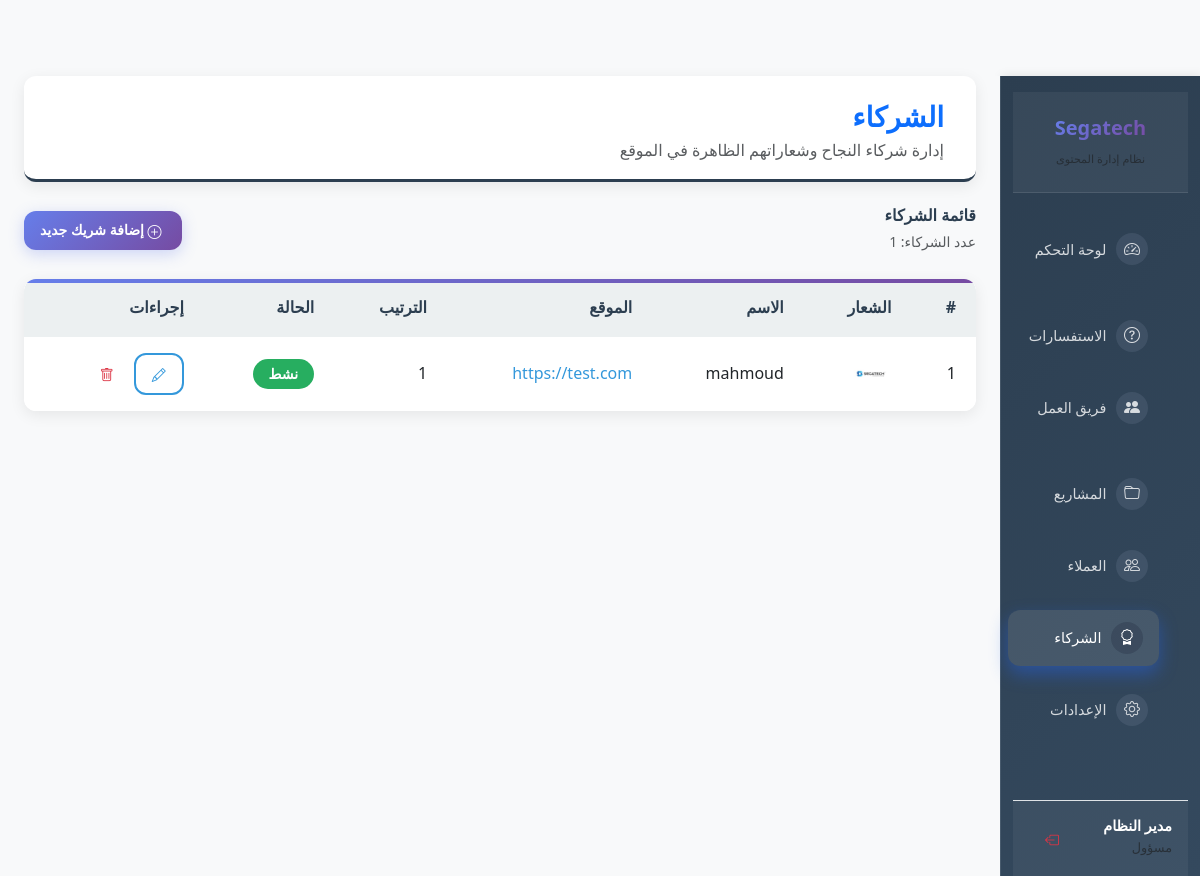
The app's page /admin/partners (signed in) with its own data.
### backend/app.py (models this page shows)
class SiteSettings(db.Model):
    id = db.Column(db.Integer, primary_key=True)
    company_name = db.Column(db.String(200), default='Segatech')
    official_email = db.Column(db.String(200), default='ceo@segatech.site')
    admin_code = db.Column(db.String(100), default='1234')
    phone_number = db.Column(db.String(50), default='+963 968 000 580')
    whatsapp_number = db.Column(db.String(50), default='+963968000580')
    address = db.Column(db.String(200), default='سوريا - دمشق')
    facebook = db.Column(db.String(300))
    instagram = db.Column(db.String(300))
    linkedin = db.Column(db.String(300))
    github = db.Column(db.String(300))

class Partner(db.Model):
    id = db.Column(db.Integer, primary_key=True)
    name = db.Column(db.String(150), nullable=False)       # اسم الشريك
    logo_url = db.Column(db.String(300), nullable=False)   # مسار الشعار داخل static
    website = db.Column(db.String(300))                    # موقع الشريك (اختياري)
    is_active = db.Column(db.Boolean, default=True)        # يظهر في الموقع أو لا
    sort_order = db.Column(db.Integer, default=0)          # ترتيب العرض
    created_at = db.Column(db.DateTime, default=datetime.utcnow)

### backend/app.py (the view)
@app.route('/admin/partners')
def admin_partners():
    if not session.get('is_admin'):
        return redirect(url_for('admin_login', next=request.path))
    partners = Partner.query.order_by(Partner.sort_order.asc(),
                                      Partner.created_at.asc()).all()
    return render_template('admin_partners.html', partners=partners)

### backend/app.py (called while the page is built, shortened)
def get_site_settings():
    settings = SiteSettings.query.first()
    return settings

@app.context_processor
def inject_settings():
    settings = get_site_settings()
    return dict(site_settings=settings)

@app.before_request
def create_tables():
    db.create_all()

@app.before_request
def log_visit():
    if request.path.startswith('/static'):
        return
    if request.path.startswith('/admin'):
        return

### backend/templates/admin_partners.html (shortened to what this page needs)
{% extends "admin_layout.html" %}
{% block page_title %}الشركاء{% endblock %}
{% block page_subtitle %}إدارة شركاء النجاح وشعاراتهم الظاهرة في الموقع{% endblock %}
{% block content %}
<div class="d-flex justify-content-between align-items-center mb-4">
    <div>
        <h6 class="mb-1 fw-bold">قائمة الشركاء</h6>
        <small class="text-muted">عدد الشركاء: {{ partners|length }}</small>
    </div>
    <a href="{{ url_for('admin_partner_new') }}" class="btn btn-primary btn-sm">
        <i class="bi bi-plus-circle me-1"></i> إضافة شريك جديد
    </a>
</div>
<div class="card dashboard-card">
    <div class="card-body p-0">
        <div class="table-responsive">
            <table class="table table-hover table-borderless mb-0">
                <thead class="table-light">
                    <tr>
                        <th>#</th>
                        <th>الشعار</th>
                        <th>الاسم</th>
                        <th>الموقع</th>
                        <th>الترتيب</th>
                        <th>الحالة</th>
                        <th>إجراءات</th>
                    </tr>
                </thead>
                <tbody>
                    {% if partners %}
                    {% for partner in partners %}
                    <tr>
                        <td>{{ partner.id }}</td>
                        <td>
                            {% if partner.logo_url %}
                            {% set logo_path = partner.logo_url|replace('\\', '/') %}
                            {% if 'http://' in logo_path or 'https://' in logo_path %}
                            <img src="{{ logo_path }}" alt="{{ partner.name }}" style="height:40px;">
                            {% else %}
                            <img src="{{ url_for('static', filename=logo_path) }}" alt="{{ partner.name }}"
                                style="height:40px;">
                            {% endif %}
                            {% else %}
                            <span class="text-muted">لا يوجد</span>
                            {% endif %}
                        </td>
                        <td>{{ partner.name }}</td>
                        <td>
                            {% if partner.website %}
                            <a href="{{ partner.website }}" target="_blank" rel="noopener">
                                {{ partner.website }}
                            </a>
                            {% else %}
                            <span class="text-muted">لا يوجد</span>
                            {% endif %}
                        </td>
                        <td>{{ partner.sort_order }}</td>
                        <td>
                            {% if partner.is_active %}
                            <span class="badge bg-success">نشط</span>
                            {% else %}
                            <span class="badge bg-secondary">مخفي</span>
                            {% endif %}
                        </td>
                        <td>
                            <a href="{{ url_for('admin_partner_edit', partner_id=partner.id) }}"
                                class="btn btn-sm btn-outline-primary">
                                <i class="bi bi-pencil"></i>
                            </a>
                            <form method="POST" action="{{ url_for('admin_partner_delete', partner_id=partner.id) }}"
                                style="display:inline-block;"
                                onsubmit="return confirm('هل أنت متأكد من حذف هذا الشريك؟');">
                                <button type="submit" class="btn btn-sm btn-outline-danger">
                                    <i class="bi bi-trash"></i>
                                </button>
                            </form>
                        </td>
                    </tr>
                    {% endfor %}
                    {% else %}
                    <tr>
                        <td colspan="7" class="text-center text-muted py-4">
                            لا يوجد شركاء حتى الآن، يمكنك إضافة شريك جديد من الزر في الأعلى.
                        </td>
                    </tr>
                    {% endif %}
                </tbody>
            </table>
        </div>
    </div>
</div>
{% endblock %}

### backend/templates/partials/sidebar_admin.html
<nav class="col-md-3 col-lg-2 d-md-block sidebar">
    <div class="position-sticky pt-3 d-flex flex-column h-100">
        <div class="sidebar-header p-4 border-bottom">
            <div class="d-flex align-items-center justify-content-center">
                <h5 class="mb-0 text-gradient fw-bold">{{ site_settings.company_name }}</h5>
            </div>
            <div class="sidebar-subtitle text-center mt-2">
                <small class="text-muted">نظام إدارة المحتوى</small>
            </div>
        </div>
        <ul class="nav flex-column mt-4 sidebar-menu">
            <li class="nav-item mb-2">
                <a class="nav-link sidebar-link {% if request.endpoint == 'admin_dashboard_page' %}active{% endif %}"
                    href="{{ url_for('admin_dashboard_page') }}">
                    <span class="icon-wrapper">
                        <i class="bi bi-speedometer2"></i>
                    </span>
                    <span class="link-text">لوحة التحكم</span>
                </a>
            </li>
            <li class="nav-item mb-2">
                <a class="nav-link sidebar-link {% if request.endpoint == 'admin_inquiries' %}active{% endif %}"
                    href="{{ url_for('admin_inquiries') }}">
                    <span class="icon-wrapper">
                        <i class="bi bi-question-circle"></i>
                    </span>
                    <span class="link-text">الاستفسارات</span>
                </a>
            </li>
            <li class="nav-item mb-2">
                <a class="nav-link sidebar-link {% if request.endpoint in ['admin_team', 'admin_team_new', 'admin_team_edit'] %}active{% endif %}"
                    href="{{ url_for('admin_team') }}">
                    <span class="icon-wrapper">
                        <i class="bi bi-people-fill"></i>
                    </span>
                    <span class="link-text">فريق العمل</span>
                </a>
            </li>
            <li class="nav-item mb-2">
                <a class="nav-link sidebar-link {% if request.endpoint in ['admin_projects', 'admin_project_new', 'admin_project_edit'] %}active{% endif %}"
                    href="{{ url_for('admin_projects') }}">
                    <span class="icon-wrapper">
                        <i class="bi bi-folder"></i>
                    </span>
                    <span class="link-text">المشاريع</span>
                </a>
            </li>
            <li class="nav-item mb-2">
                <a class="nav-link sidebar-link {% if request.endpoint in ['admin_clients', 'admin_client_new', 'admin_client_edit'] %}active{% endif %}"
                    href="{{ url_for('admin_clients') }}">
                    <span class="icon-wrapper">
                        <i class="bi bi-people"></i>
                    </span>
                    <span class="link-text">العملاء</span>
                </a>
            </li>
            <li class="nav-item mb-2">
                <a class="nav-link sidebar-link
       {% if request.endpoint in ['admin_partners', 'admin_partner_new', 'admin_partner_edit'] %}active{% endif %}"
                    href="{{ url_for('admin_partners') }}">
                    <span class="icon-wrapper">
                        <i class="bi bi-award"></i>
                    </span>
                    <span class="link-text">الشركاء</span>
                </a>
            </li>
            <li class="nav-item mb-2">
                <a class="nav-link sidebar-link {% if request.endpoint == 'admin_settings' %}active{% endif %}"
                    href="{{ url_for('admin_settings') }}">
                    <span class="icon-wrapper">
                        <i class="bi bi-gear"></i>
                    </span>
                    <span class="link-text">الإعدادات</span>
                </a>
            </li>
        </ul>
        <div class="sidebar-user mt-auto p-3 border-top">
            <div class="d-flex align-items-center">
                <div class="user-info flex-grow-1">
                    <h6 class="mb-0">مدير النظام</h6>
                    <small class="text-muted">مسؤول</small>
                </div>
                <div class="user-actions">
                    <a href="{{ url_for('admin_logout') }}" class="btn btn-sm btn-outline-danger" title="تسجيل الخروج">
                        <i class="bi bi-box-arrow-left"></i>
                    </a>
                </div>
            </div>
        </div>
    </div>
</nav>

### records on screen
SiteSettings: company_name "Segatech"
Partner: id "1", logo_url (picture), name "mahmoud", website "https://test.com", sort_order "1", is_active "نشط"

### other values on screen
{{ partners|length }} "1"
